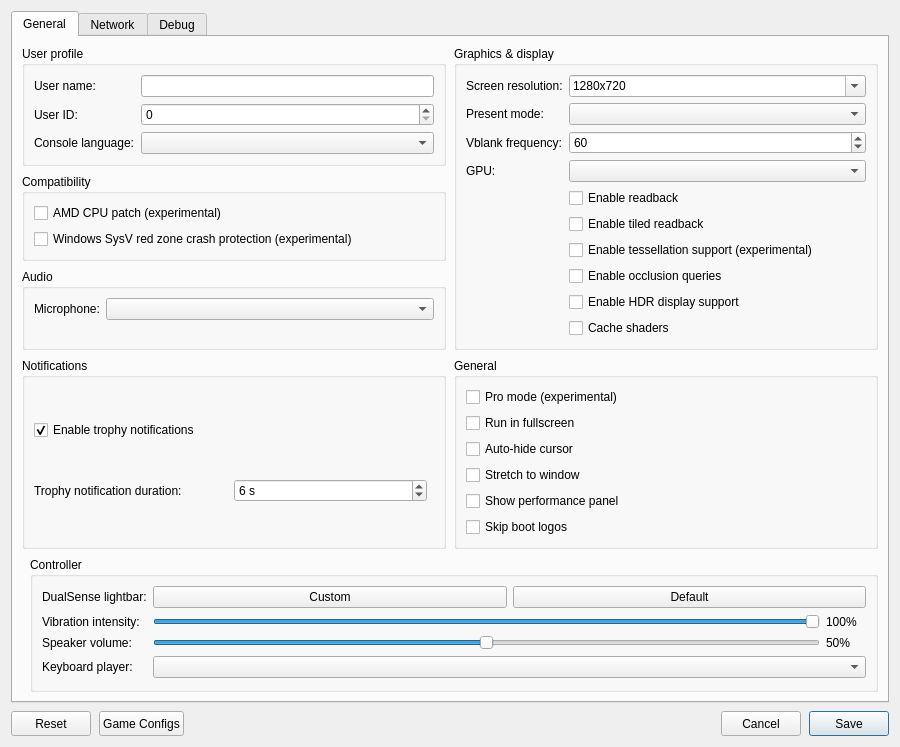
<?xml version="1.0" encoding="UTF-8"?>
<ui version="4.0">
 <class>ConfigurationEditDialog</class>
 <widget class="QDialog" name="ConfigurationEditDialog">
  <property name="geometry">
   <rect>
    <x>0</x>
    <y>0</y>
    <width>900</width>
    <height>620</height>
   </rect>
  </property>
  <property name="windowTitle">
   <string>Settings</string>
  </property>
  <property name="locale">
   <locale language="English" country="UnitedStates"/>
  </property>
  <layout class="QVBoxLayout" name="dialogLayout">
   <property name="spacing"><number>8</number></property>
   <item>
    <widget class="QTabWidget" name="settings_tabs">
     <property name="currentIndex"><number>0</number></property>
     <widget class="QWidget" name="settings_tab">
      <attribute name="title"><string>General</string></attribute>
      <layout class="QGridLayout" name="gridLayout">
       <property name="horizontalSpacing">
        <number>8</number>
       </property>
       <property name="verticalSpacing">
        <number>8</number>
       </property>
       <item row="0" column="0" colspan="2">
        <layout class="QGridLayout" name="sectionsLayout" columnstretch="1,1">
         <property name="horizontalSpacing">
          <number>8</number>
         </property>
         <property name="verticalSpacing">
          <number>8</number>
         </property>
         <item row="0" column="0">
          <widget class="QGroupBox" name="user_profile_group">
           <property name="title">
            <string>User profile</string>
           </property>
           <layout class="QFormLayout" name="userProfileLayout">
            <property name="fieldGrowthPolicy">
             <enum>QFormLayout::AllNonFixedFieldsGrow</enum>
            </property>
            <item row="0" column="0">
             <widget class="QLabel" name="label_user_name">
              <property name="text"><string>User name:</string></property>
             </widget>
            </item>
            <item row="0" column="1">
             <widget class="MandatoryLineEdit" name="lineEdit_user_name">
              <property name="toolTip"><string>Local user name exposed to games</string></property>
              <property name="clearButtonEnabled"><bool>true</bool></property>
             </widget>
            </item>
            <item row="1" column="0">
             <widget class="QLabel" name="label_user_id">
              <property name="text"><string>User ID:</string></property>
             </widget>
            </item>
            <item row="1" column="1">
             <widget class="QSpinBox" name="spinBox_user_id">
              <property name="toolTip"><string>Local user ID exposed to games</string></property>
             </widget>
            </item>
            <item row="2" column="0">
             <widget class="QLabel" name="label_console_language">
              <property name="text"><string>Console language:</string></property>
             </widget>
            </item>
            <item row="2" column="1">
             <widget class="QComboBox" name="comboBox_console_language">
              <property name="toolTip"><string>Language</string></property>
             </widget>
            </item>
           </layout>
          </widget>
         </item>
         <item row="2" column="0">
          <widget class="QGroupBox" name="audio_group">
           <property name="title"><string>Audio</string></property>
           <layout class="QFormLayout" name="audioLayout">
            <property name="fieldGrowthPolicy">
             <enum>QFormLayout::AllNonFixedFieldsGrow</enum>
            </property>
            <item row="0" column="0">
             <widget class="QLabel" name="label_audio_input_device">
              <property name="text"><string>Microphone:</string></property>
             </widget>
            </item>
            <item row="0" column="1">
             <widget class="QComboBox" name="comboBox_audio_input_device"/>
            </item>
           </layout>
          </widget>
         </item>
         <item row="0" column="1" rowspan="3">
          <widget class="QGroupBox" name="graphics_group">
           <property name="title">
            <string>Graphics &amp;&amp; display</string>
           </property>
           <layout class="QFormLayout" name="graphicsLayout">
            <property name="fieldGrowthPolicy">
             <enum>QFormLayout::AllNonFixedFieldsGrow</enum>
            </property>
            <item row="0" column="0">
             <widget class="QLabel" name="label_screen_resolution">
              <property name="text"><string>Screen resolution:</string></property>
             </widget>
            </item>
            <item row="0" column="1">
             <widget class="QComboBox" name="comboBox_screen_resolution">
              <property name="toolTip"><string>Window resolution as WIDTHxHEIGHT; pick a preset or type a custom size. Non-16:9 sizes such as 21:9 show the game with black bars unless Stretch to window is on.</string></property>
              <property name="editable"><bool>true</bool></property>
              <property name="insertPolicy"><enum>QComboBox::NoInsert</enum></property>
              <item><property name="text"><string notr="true">1280x720</string></property></item>
              <item><property name="text"><string notr="true">1920x1080</string></property></item>
              <item><property name="text"><string notr="true">2560x1440</string></property></item>
              <item><property name="text"><string notr="true">3840x2160</string></property></item>
              <item><property name="text"><string notr="true">2560x1080</string></property></item>
              <item><property name="text"><string notr="true">3440x1440</string></property></item>
              <item><property name="text"><string notr="true">3840x1600</string></property></item>
              <item><property name="text"><string notr="true">5120x2160</string></property></item>
             </widget>
            </item>
            <item row="1" column="0">
             <widget class="QLabel" name="label_present_mode">
              <property name="text"><string>Present mode:</string></property>
             </widget>
            </item>
            <item row="1" column="1">
             <widget class="QComboBox" name="comboBox_present_mode">
              <property name="toolTip"><string>Vulkan swapchain presentation mode</string></property>
             </widget>
            </item>
            <item row="2" column="0">
             <widget class="QLabel" name="label_vblank_frequency">
              <property name="text"><string>Vblank frequency:</string></property>
             </widget>
            </item>
            <item row="2" column="1">
             <widget class="QSpinBox" name="spinBox_vblank_frequency">
              <property name="toolTip"><string>Virtual display refresh rate used for frame pacing</string></property>
              <property name="minimum"><number>30</number></property>
              <property name="maximum"><number>360</number></property>
              <property name="value"><number>60</number></property>
             </widget>
            </item>
            <!--
            <item row="3" column="0">
             <widget class="QLabel" name="label_shader_optimization">
              <property name="text"><string>Shader optimization:</string></property>
             </widget>
            </item>
            <item row="3" column="1">
             <widget class="QComboBox" name="comboBox_shader_optimization_type">
              <property name="toolTip"><string>Optimize shaders for code size or performance</string></property>
             </widget>
            </item>
            -->
            <item row="4" column="0">
             <widget class="QLabel" name="label_gpu">
              <property name="text"><string>GPU:</string></property>
             </widget>
            </item>
            <item row="4" column="1">
             <widget class="QComboBox" name="comboBox_gpu">
              <property name="toolTip"><string>Graphics device used by the emulator</string></property>
             </widget>
            </item>
            <item row="5" column="1">
             <widget class="QCheckBox" name="checkBox_readback">
              <property name="toolTip"><string>Read back writable linear images</string></property>
              <property name="text"><string>Enable readback</string></property>
             </widget>
            </item>
            <item row="6" column="1">
             <widget class="QCheckBox" name="checkBox_readback_tiled">
              <property name="toolTip"><string>Read back small writable tiled images</string></property>
              <property name="text"><string>Enable tiled readback</string></property>
             </widget>
            </item>
            <item row="7" column="1">
             <widget class="QCheckBox" name="checkBox_tessellation">
              <property name="toolTip"><string>Draw tessellated geometry. Disabled by default; unsupported tessellation may cause crashes.</string></property>
              <property name="text"><string>Enable tessellation support (experimental)</string></property>
             </widget>
            </item>
            <item row="8" column="1">
             <widget class="QCheckBox" name="checkBox_occlusion_queries">
              <property name="toolTip"><string>Count the samples of occlusion queries on the GPU, so hidden lights and objects stay hidden. Costs some performance.</string></property>
              <property name="text"><string>Enable occlusion queries</string></property>
             </widget>
            </item>
            <item row="9" column="1">
             <widget class="QCheckBox" name="checkBox_hdr">
              <property name="toolTip"><string>Enable HDR10 output for supported games. Requires HDR enabled on the host display.</string></property>
              <property name="text"><string>Enable HDR display support</string></property>
             </widget>
            </item>
            <item row="10" column="1">
             <widget class="QCheckBox" name="checkBox_shader_cache">
              <property name="toolTip"><string>Save compiled shaders and pipelines per game and load them at startup.</string></property>
              <property name="text"><string>Cache shaders</string></property>
             </widget>
            </item>
           </layout>
          </widget>
         </item>
         <item row="3" column="0">
          <widget class="QGroupBox" name="notifications_group">
           <property name="title"><string>Notifications</string></property>
           <layout class="QVBoxLayout" name="notificationsLayout">
            <item>
             <widget class="QCheckBox" name="checkBox_trophy_notifications">
              <property name="toolTip"><string>Show trophy unlock notifications and play their sound.
    To use your own sound, replace the emulator's assets/sounds/trophy-unlock.wav with a WAV file and restart the game.</string></property>
              <property name="text"><string>Enable trophy notifications</string></property>
              <property name="checked"><bool>true</bool></property>
             </widget>
            </item>
            <item>
             <layout class="QHBoxLayout" name="trophyDurationLayout">
              <item>
               <widget class="QLabel" name="label_trophy_duration">
                <property name="text"><string>Trophy notification duration:</string></property>
               </widget>
              </item>
              <item>
               <widget class="QSpinBox" name="spinBox_trophy_duration">
                <property name="toolTip"><string>How long each trophy unlock notification stays on screen.</string></property>
                <property name="suffix"><string> s</string></property>
                <property name="minimum"><number>5</number></property>
                <property name="maximum"><number>10</number></property>
                <property name="value"><number>6</number></property>
               </widget>
              </item>
              <item>
               <spacer name="trophyDurationSpacer">
                <property name="orientation"><enum>Qt::Horizontal</enum></property>
               </spacer>
              </item>
             </layout>
            </item>
           </layout>
          </widget>
         </item>
         <item row="3" column="1">
          <widget class="QGroupBox" name="general_group">
           <property name="title"><string>General</string></property>
           <layout class="QVBoxLayout" name="generalLayout">
            <item>
             <widget class="QCheckBox" name="checkBox_pro">
              <property name="toolTip"><string>Enable experimental Pro mode for supported titles. PSSR uses linear scaling. Disabled by default.</string></property>
              <property name="text"><string>Pro mode (experimental)</string></property>
             </widget>
            </item>
            <item>
             <widget class="QCheckBox" name="checkBox_fullscreen">
              <property name="toolTip"><string>Run in borderless desktop fullscreen</string></property>
              <property name="text"><string>Run in fullscreen</string></property>
             </widget>
            </item>
            <item>
             <widget class="QCheckBox" name="checkBox_hide_cursor">
              <property name="toolTip"><string>Hide the host cursor after 2 seconds without mouse activity</string></property>
              <property name="text"><string>Auto-hide cursor</string></property>
             </widget>
            </item>
            <item>
             <widget class="QCheckBox" name="checkBox_stretch">
              <property name="toolTip"><string>Stretch the game image to fill the window instead of keeping its aspect ratio with black bars</string></property>
              <property name="text"><string>Stretch to window</string></property>
             </widget>
            </item>
            <item>
             <widget class="QCheckBox" name="checkBox_perf_overlay">
              <property name="toolTip"><string>Show FPS, frame times, CPU/GPU usage, RAM and memory pressure in the game window. Press F2 (Cmd+P on macOS) to toggle it, and add Shift for the detailed view.</string></property>
              <property name="text"><string>Show performance panel</string></property>
             </widget>
            </item>
            <item>
             <widget class="QCheckBox" name="checkBox_skip_notice_screen">
              <property name="toolTip"><string>Skip startup logos and notices in supported games.</string></property>
              <property name="text"><string>Skip boot logos</string></property>
             </widget>
            </item>
           </layout>
          </widget>
         </item>
         <item row="1" column="0">
          <widget class="QGroupBox" name="compatibility_group">
           <property name="title">
            <string>Compatibility</string>
           </property>
           <layout class="QVBoxLayout" name="compatibilityLayout">
            <item>
             <widget class="QCheckBox" name="checkBox_amd_cpu">
              <property name="toolTip"><string>Patch CPU instructions that differ between AMD and the host CPU.</string></property>
              <property name="text"><string>AMD CPU patch (experimental)</string></property>
             </widget>
            </item>
            <item>
             <widget class="QCheckBox" name="checkBox_red_zone_protection">
              <property name="toolTip"><string>Helps prevent crashes in some games on Windows</string></property>
              <property name="text"><string>Windows SysV red zone crash protection (experimental)</string></property>
             </widget>
            </item>
           </layout>
          </widget>
         </item>
        </layout>
       </item>
       <item row="1" column="1">
        <widget class="QGroupBox" name="controller_group">
         <property name="title"><string>Controller</string></property>
         <layout class="QFormLayout" name="controllerLayout">
          <property name="fieldGrowthPolicy"><enum>QFormLayout::AllNonFixedFieldsGrow</enum></property>
          <item row="0" column="0">
           <widget class="QLabel" name="label_controller_color">
            <property name="text"><string>DualSense lightbar:</string></property>
           </widget>
          </item>
          <item row="0" column="1">
           <layout class="QHBoxLayout" name="controllerColorLayout">
            <item>
             <widget class="QPushButton" name="button_controller_color">
              <property name="toolTip"><string>Choose and preview a fixed LED color. Bluetooth DualSense may take several seconds to update.</string></property>
              <property name="text"><string>Custom</string></property>
             </widget>
            </item>
            <item>
             <widget class="QPushButton" name="button_controller_color_reset">
              <property name="toolTip"><string>Let the game control the lightbar</string></property>
              <property name="text"><string>Default</string></property>
             </widget>
            </item>
           </layout>
          </item>
          <item row="1" column="0">
           <widget class="QLabel" name="label_controller_vibration">
            <property name="text"><string>Vibration intensity:</string></property>
           </widget>
          </item>
          <item row="1" column="1">
           <layout class="QHBoxLayout" name="controllerVibrationLayout">
            <item>
             <widget class="QSlider" name="slider_controller_vibration">
              <property name="toolTip"><string>Scale DualSense vibration over USB and Bluetooth</string></property>
              <property name="maximum"><number>100</number></property>
              <property name="value"><number>100</number></property>
              <property name="orientation"><enum>Qt::Horizontal</enum></property>
             </widget>
            </item>
            <item>
             <widget class="QLabel" name="label_controller_vibration_value">
              <property name="minimumSize"><size><width>40</width><height>0</height></size></property>
              <property name="text"><string>100%</string></property>
             </widget>
            </item>
           </layout>
          </item>
          <item row="2" column="0">
           <widget class="QLabel" name="label_controller_volume">
            <property name="text"><string>Speaker volume:</string></property>
           </widget>
          </item>
          <item row="2" column="1">
           <layout class="QHBoxLayout" name="controllerVolumeLayout">
            <item>
             <widget class="QSlider" name="slider_controller_volume">
              <property name="toolTip"><string>Scale the DualSense speaker over USB and Bluetooth. 50% is the previous default; 100% adds 6 dB of gain.</string></property>
              <property name="maximum"><number>100</number></property>
              <property name="value"><number>50</number></property>
              <property name="orientation"><enum>Qt::Horizontal</enum></property>
             </widget>
            </item>
            <item>
             <widget class="QLabel" name="label_controller_volume_value">
              <property name="minimumSize"><size><width>40</width><height>0</height></size></property>
              <property name="text"><string>50%</string></property>
             </widget>
            </item>
           </layout>
          </item>
          <item row="3" column="0">
           <widget class="QLabel" name="label_keyboard_player">
            <property name="text"><string>Keyboard player:</string></property>
           </widget>
          </item>
          <item row="3" column="1">
           <widget class="QComboBox" name="comboBox_keyboard_player">
            <property name="toolTip"><string>Gamepads fill the remaining players in connection order. Every player uses the same input mapping.</string></property>
           </widget>
          </item>
         </layout>
        </widget>
       </item>
      </layout>
     </widget>
     <widget class="QWidget" name="network_tab">
      <attribute name="title"><string>Network</string></attribute>
      <layout class="QVBoxLayout" name="networkTabLayout">
       <item>
        <widget class="QCheckBox" name="checkBox_network_connected">
         <property name="toolTip"><string>Let games use your computer's local network connection.</string></property>
         <property name="text"><string>Enable network connection</string></property>
        </widget>
       </item>
       <item>
        <spacer name="networkSpacer">
         <property name="orientation"><enum>Qt::Vertical</enum></property>
         <property name="sizeHint" stdset="0"><size><width>20</width><height>40</height></size></property>
        </spacer>
       </item>
      </layout>
     </widget>
     <widget class="QWidget" name="debug_tab">
      <attribute name="title"><string>Debug</string></attribute>
      <layout class="QVBoxLayout" name="debugTabLayout">
       <item>
        <widget class="QGroupBox" name="debug_group">
         <property name="title">
          <string>Debugging &amp;&amp; logs</string>
         </property>
         <layout class="QGridLayout" name="debugLayout" columnstretch="0,1,0,1">
          <property name="horizontalSpacing"><number>8</number></property>
          <property name="verticalSpacing"><number>6</number></property>
          <item row="0" column="0" colspan="2">
           <widget class="QCheckBox" name="checkBox_vulkan_validation">
            <property name="toolTip"><string>Enable Vulkan validation layers</string></property>
            <property name="text"><string>Vulkan validation</string></property>
            <property name="checked"><bool>true</bool></property>
           </widget>
          </item>
          <item row="0" column="2" colspan="2">
           <widget class="QCheckBox" name="checkBox_shader_validation">
            <property name="toolTip"><string>Validate SPIR-V binary</string></property>
            <property name="text"><string>Shader validation</string></property>
            <property name="checked"><bool>true</bool></property>
           </widget>
          </item>
          <item row="1" column="0" colspan="2">
           <widget class="QCheckBox" name="checkBox_renderdoc_capture">
            <property name="toolTip"><string>Enable RenderDoc capture</string></property>
            <property name="text"><string>RenderDoc capture</string></property>
           </widget>
          </item>
          <item row="1" column="2" colspan="2">
           <widget class="QCheckBox" name="checkBox_cmd_dump">
            <property name="toolTip"><string>Dump command buffers</string></property>
            <property name="text"><string>Command buffer dump</string></property>
           </widget>
          </item>
          <item row="2" column="0">
           <widget class="QLabel" name="label_shader_log_direction">
            <property name="text"><string>Shader logging:</string></property>
           </widget>
          </item>
          <item row="2" column="1">
           <widget class="QComboBox" name="comboBox_shader_log_direction">
            <property name="toolTip"><string>Dump shaders to file or console window. If enabled may decrease emulator performance</string></property>
           </widget>
          </item>
          <item row="2" column="2">
           <widget class="QLabel" name="label_shader_log_folder">
            <property name="text"><string>Shader log folder:</string></property>
           </widget>
          </item>
          <item row="2" column="3">
           <widget class="MandatoryLineEdit" name="lineEdit_shader_log_folder">
            <property name="toolTip"><string>Specify directory to dump shaders</string></property>
            <property name="clearButtonEnabled"><bool>true</bool></property>
           </widget>
          </item>
          <item row="3" column="0">
           <widget class="QLabel" name="label_printf_direction">
            <property name="text"><string>Printf output:</string></property>
           </widget>
          </item>
          <item row="3" column="1">
           <widget class="QComboBox" name="comboBox_printf_direction">
            <property name="toolTip"><string>Print logs to file or console window. If enabled may decrease emulator performance</string></property>
           </widget>
          </item>
          <item row="3" column="2">
           <widget class="QLabel" name="label_printf_file">
            <property name="text"><string>Printf output file:</string></property>
           </widget>
          </item>
          <item row="3" column="3">
           <widget class="MandatoryLineEdit" name="lineEdit_printf_file">
            <property name="toolTip"><string>Specify file to dump logs</string></property>
            <property name="clearButtonEnabled"><bool>true</bool></property>
           </widget>
          </item>
          <item row="4" column="0">
           <widget class="QCheckBox" name="checkBox_profiler">
            <property name="toolTip"><string>Enable the Tracy profiler. Profiling may decrease emulator performance</string></property>
            <property name="text"><string>Tracy profiler</string></property>
           </widget>
          </item>
          <item row="4" column="2">
           <widget class="QLabel" name="label_cmd_dump_folder">
            <property name="text"><string>Command buffer folder:</string></property>
           </widget>
          </item>
          <item row="4" column="3">
           <widget class="MandatoryLineEdit" name="lineEdit_cmd_dump_folder">
            <property name="toolTip"><string>Specify directory to dump command buffers</string></property>
            <property name="clearButtonEnabled"><bool>true</bool></property>
           </widget>
          </item>
         </layout>
        </widget>
       </item>
       <item>
        <widget class="QGroupBox" name="rendering_compatibility_group">
         <property name="title"><string>Rendering compatibility</string></property>
         <layout class="QVBoxLayout" name="renderingCompatibilityLayout">
          <item>
           <widget class="QLabel" name="label_rendering_compatibility">
            <property name="text"><string>These settings may help with rendering bugs at a slight performance cost.</string></property>
            <property name="wordWrap"><bool>true</bool></property>
           </widget>
          </item>
          <item>
           <widget class="QCheckBox" name="checkBox_sync_raw_image_buffers">
            <property name="toolTip"><string>Can fix missing textures and incorrect transparency (Resident Evil 2).</string></property>
            <property name="text"><string>Accurate texture synchronization</string></property>
           </widget>
          </item>
         </layout>
        </widget>
       </item>
       <item>
        <spacer name="debugSpacer">
         <property name="orientation"><enum>Qt::Vertical</enum></property>
         <property name="sizeHint" stdset="0"><size><width>20</width><height>40</height></size></property>
        </spacer>
       </item>
      </layout>
     </widget>
    </widget>
   </item>
   <item>
    <layout class="QHBoxLayout" name="buttonLayout">
     <item>
     <widget class="QPushButton" name="clear_button">
       <property name="minimumSize"><size><width>80</width><height>25</height></size></property>
       <property name="text"><string>Reset</string></property>
       <property name="toolTip"><string>Restore default settings</string></property>
      </widget>
     </item>
     <item>
      <widget class="QPushButton" name="settings_button">
       <property name="minimumSize"><size><width>80</width><height>25</height></size></property>
       <property name="text"><string>Game Configs</string></property>
       <property name="toolTip"><string>Import or export game configs</string></property>
      </widget>
     </item>
     <item>
      <spacer name="buttonSpacer">
       <property name="orientation"><enum>Qt::Horizontal</enum></property>
       <property name="sizeHint" stdset="0"><size><width>40</width><height>20</height></size></property>
      </spacer>
     </item>
     <item>
      <widget class="QPushButton" name="cancel_button">
       <property name="minimumSize"><size><width>80</width><height>25</height></size></property>
       <property name="text"><string>Cancel</string></property>
      </widget>
     </item>
     <item>
      <widget class="QPushButton" name="ok_button">
       <property name="minimumSize"><size><width>80</width><height>25</height></size></property>
       <property name="text"><string>Save</string></property>
       <property name="default"><bool>true</bool></property>
      </widget>
     </item>
    </layout>
   </item>
  </layout>
 </widget>
 <customwidgets>
  <customwidget>
   <class>MandatoryLineEdit</class>
   <extends>QLineEdit</extends>
   <header>mandatoryLineEdit.h</header>
  </customwidget>
 </customwidgets>
 <resources/>
</ui>
